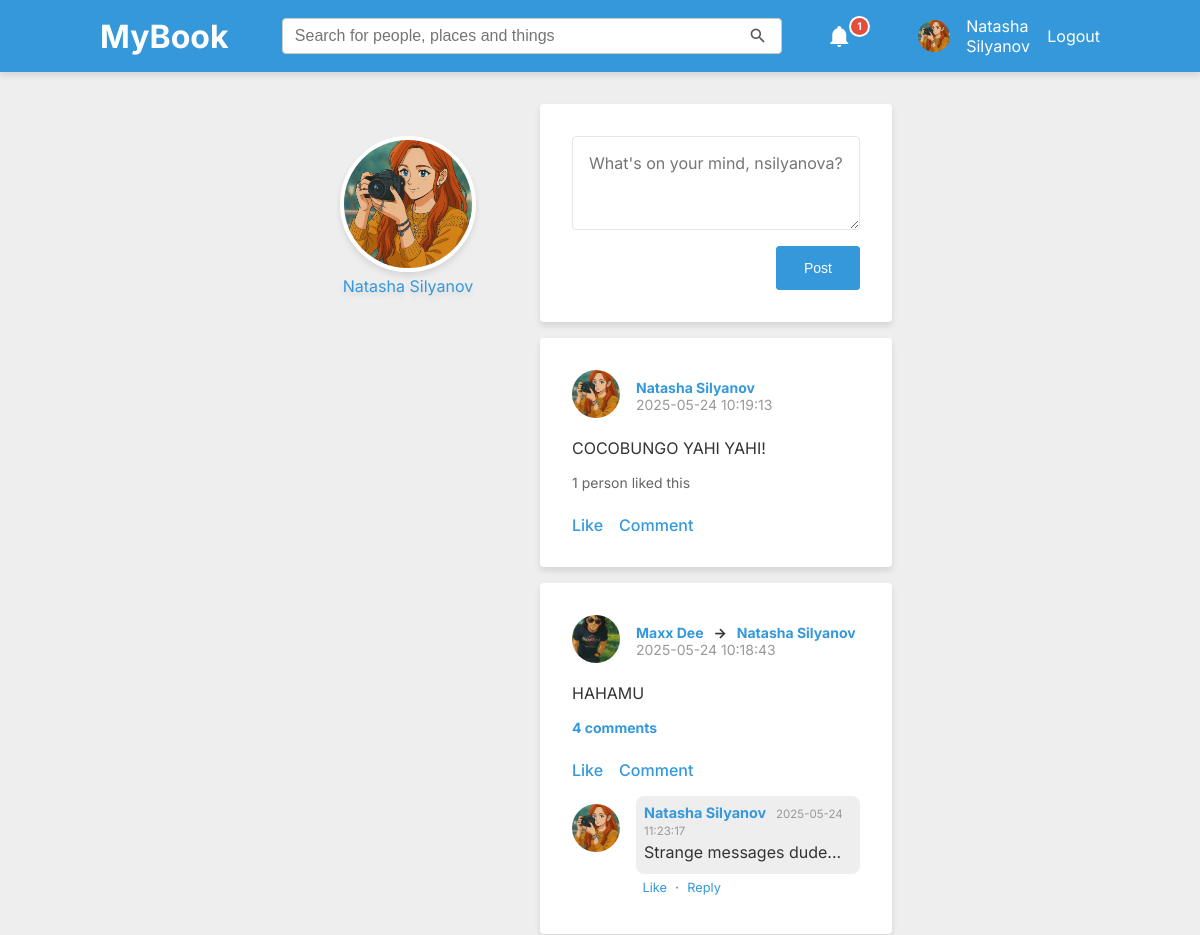
/pages/timeline.php (signed in, upper part), run on an earlier commit of the app's database.
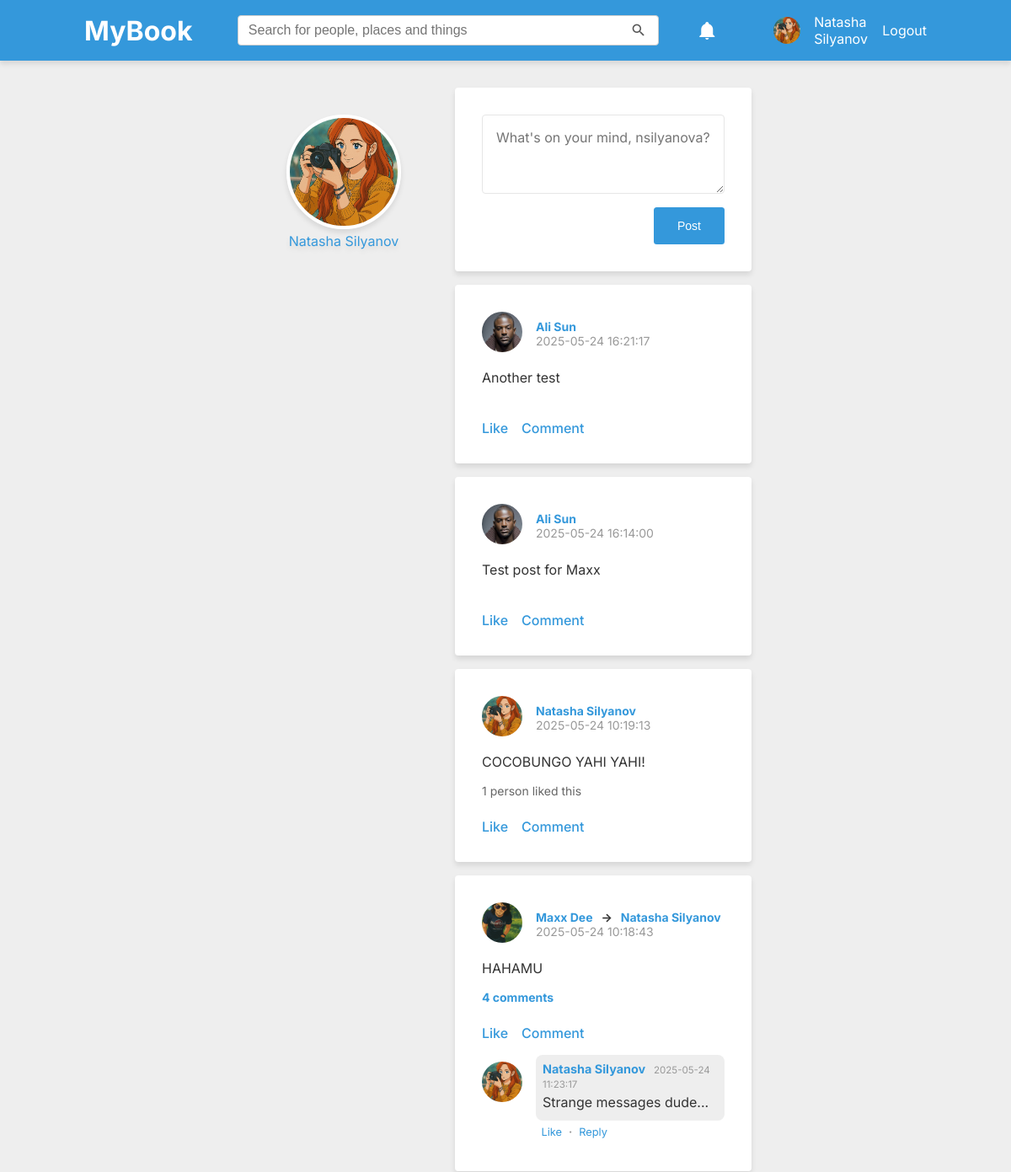
And on a later commit of the database.
### tables this page shows
CREATE TABLE users (
    id INTEGER PRIMARY KEY AUTOINCREMENT,
    username TEXT NOT NULL UNIQUE,
    email TEXT NOT NULL UNIQUE,
    password TEXT NOT NULL,
    created_at DATETIME DEFAULT CURRENT_TIMESTAMP
, avatar TEXT, cover TEXT, gender TEXT, display_name TEXT, about_me TEXT, location VARCHAR);

CREATE TABLE posts (
    id INTEGER PRIMARY KEY AUTOINCREMENT,
    user_id INTEGER NOT NULL,
    content TEXT NOT NULL,
    created_at DATETIME DEFAULT CURRENT_TIMESTAMP
, recipient_id INTEGER);

CREATE TABLE comments (
    id INTEGER PRIMARY KEY AUTOINCREMENT,
    post_id INTEGER NOT NULL,
    user_id INTEGER NOT NULL,
    content TEXT NOT NULL,
    created_at DATETIME DEFAULT CURRENT_TIMESTAMP
, parent_id INTEGER DEFAULT NULL);

### includes/modules/header-notifications.php (called while the page is built, shortened)
<?php
$NotificationsRenderer = new NotificationsRenderer($pdo);
$NotificationsManager = new NotificationsManager();
$notifications = $NotificationsManager->getAllByUser($pdo, $user['id']);
?>
        <?= $NotificationsRenderer->renderDropdown($notifications) ?>

### config.php (called while the page is built)
<?php
$host = $_SERVER['HTTP_HOST'];
$port = $_SERVER['SERVER_PORT'];
if ($host === 'localhost' && $port === '80') {
    $BASE_URL = '/mybook';
} else {
    $BASE_URL = '';
}

### includes/classes/UserManager.php (called while the page is built, shortened)
<?php
class UserManager
{
    private PDO $pdo;
    public function __construct(PDO $pdo)
    {
        $this->pdo = $pdo;
    }
    public function getUserByUsername(string $username): ?array
    {
        $stmt = $this->pdo->prepare(
            "SELECT *
                    FROM users
                    WHERE username = :username"
        );
        $stmt->execute(['username' => $username]);
        $user = $stmt->fetch(PDO::FETCH_ASSOC);
        return $user ?: null;
    }
    public function getUserByUserId(string $user_id): ?array
    {
        $stmt = $this->pdo->prepare(
            "SELECT *
                    FROM users
                    WHERE id = :user_id"
        );
        $stmt->execute(['user_id' => $user_id]);
        $user = $stmt->fetch(PDO::FETCH_ASSOC);
        return $user ?: null;
    }
}

### includes/classes/NotificationsRenderer.php (called while the page is built)
<?php
class NotificationsRenderer
{
    private PDO $pdo;
    public function __construct(PDO $pdo)
    {
        $this->pdo = $pdo;
    }
    public function renderDropdown(array $notifications): string
    {
        $html = '<ul>';
        foreach ($notifications as $notification) {
            $html .= $this->renderItem($notification);
        }
        $html .= '</ul>';
        return $html;
    }
    public function renderItem(array $notification): string
    {
        $userManager = new UserManager($this->pdo);
        $actorId = $notification['actor_id'] ?? null;
        if ($actorId) {
            $actor = $userManager->getUserByUserId($actorId);
        } else {
            $actor = [
                'display_name' => 'System',
                'avatar' => '/assets/img/default-avatar.png'
            ];
        }
        $when = timeAgoShort($notification['created_at']);
        return '<li class="notification-item">
                    <a href="' . $notification['link'] . '" class="' . ($notification['is_read'] ? '' : 'new') . '">
                        <img src="' . $actor['avatar'] . '" alt="Profile" class="avatar-small">
                        <div>
                            <span class="notification-text">' . $notification['content'] . '</span>
                            <span class="post-date">' . $when . '</span>
                        </div>
                    </a>
                </li>';
    }
}

### includes/classes/NotificationsManager.php (called while the page is built, shortened)
<?php
class NotificationsManager
{
    public  function getAllByUser(PDO $pdo, int $user_id): ?array
    {
        $stmt = $pdo->prepare(
            "SELECT *
                    FROM notifications
                    WHERE user_id = :user_id
                    ORDER BY created_at DESC"
        );
        $stmt->execute(['user_id' => $user_id]);
        $notifications = $stmt->fetchAll(PDO::FETCH_ASSOC);
        return $notifications ?: null;
    }
}

### includes/autoloader.php (called while the page is built, shortened)
<?php
spl_autoload_register(function ($class) {
    $classPath = __DIR__ . '/classes/' . $class . '.php';
});

### includes/classes/PostManager.php (called while the page is built, shortened)
<?php
class PostManager
{
    private $pdo;
    public function __construct($pdo)
    {
        $this->pdo = $pdo;
    }
    public function fetchPost($post_id)
    {
        $stmt = $this->pdo->prepare(
            'SELECT
            posts.*,
            users.display_name,
            users.username,
            users.avatar,
            recipient.display_name AS recipient_name,
            recipient.username AS recipient_username
         FROM posts
         JOIN users ON posts.user_id = users.id
         LEFT JOIN users AS recipient ON posts.recipient_id = recipient.id
         WHERE posts.id = :post_id
         LIMIT 1'
        );
        $stmt->execute(['post_id' => $post_id]);
        return $stmt->fetch(PDO::FETCH_ASSOC);
    }
    public function countComments($post_id)
    {
        $stmt = $this->pdo->prepare(
            'SELECT COUNT(*) AS comment_count
             FROM comments
             WHERE post_id = :post_id'
        );
        $stmt->execute(['post_id' => $post_id]);
        $result = $stmt->fetch(PDO::FETCH_ASSOC);
        return $result['comment_count'] ?? 0;
    }
    public function existingLike($user_id, $post_id = null, $comment_id = null)
    {
        if ($comment_id) {
            $query =    'SELECT id
                         FROM likes
                         WHERE comment_id = :comment_id
                           AND user_id = :user_id
            ';
            $params = ['comment_id' => $comment_id, 'user_id' => $user_id];
        } elseif ($post_id) {
            $query = 'SELECT id
                      FROM likes
                      WHERE post_id = :post_id
                        AND user_id = :user_id
            ';
            $params = ['post_id' => $post_id, 'user_id' => $user_id];
        } else {
            throw new InvalidArgumentException('Either post_id or comment_id must be provided.');
        }
        $stmt = $this->pdo->prepare($query);
        $stmt->execute($params);
        return $stmt->fetch(PDO::FETCH_ASSOC);
    }
    public function fetchRecentComments(PDO $pdo, int $postId, int $numComments)
    {
        $stmt = $pdo->prepare(
            "SELECT c.*, u.username, u.display_name, u.avatar
                    FROM comments c
                    JOIN users u ON c.user_id = u.id
                    WHERE c.post_id = :post_id
                        AND c.parent_id IS NULL
                    ORDER BY c.created_at DESC
                    LIMIT :numComments
            "
        );
        $stmt->execute(['post_id' => $postId, 'numComments' => $numComments]);
        $latestComments = $stmt->fetchAll(PDO::FETCH_ASSOC);
        return $latestComments ?: null;
    }
}

### includes/functions/util.php (called while the page is built, shortened)
<?php
function escapeOutput(string $string): string
{
    $safeString = str_replace(['<', '>', '&'], ['&lt;', '&gt;', '&amp;'], $string);
    return nl2br($safeString);
}

### includes/classes/PostRenderer.php (the view, shortened to what the rows shown need)
<?php
class PostRenderer
{
    private $postId;
    private $pdo;
    private $postManager;
    private $baseUrl;
    private $post;
    private $comments;
    private $latestComments;
    private $commentCount;
    private $likeCount;
    public function __construct($postId, $pdo)
    {
        global $BASE_URL;
        $this->postId = $postId;
        $this->baseUrl = $BASE_URL;
        $this->pdo = $pdo;
        $this->postManager = new PostManager($pdo);
        $this->loadPostData();
    }
    private function loadPostData()
    {
        $this->post = $this->postManager->fetchPost($this->postId);
        $this->comments = $this->postManager->fetchComments($this->postId);
        $this->latestComments = $this->postManager->fetchRecentComments($this->pdo, $this->postId, numComments: 2);
        $this->commentCount = $this->postManager->countComments($this->postId);
        $this->likeCount = $this->postManager->countLikes($this->postId);
    }
    private function renderHeader()
    {
        echo '
        <div class="post-header">
            <a href="' . $this->baseUrl . '/pages/profile.php?u=' . $this->post['username'] . '">
                <img src="' . $this->baseUrl . $this->post['avatar'] . '" alt="' . $this->post['username'] . '">
            </a>
            <div class="post-user-info">
                <strong>
                    <a href="' . $this->baseUrl . '/pages/profile.php?u=' . $this->post['username'] . '">
                        ' . $this->post['display_name'] . '
                    </a>
        ';
        if (isset($this->post['recipient_username'])) {
            echo '
                &nbsp;&nbsp;->&nbsp;&nbsp;
                    <a href="' . $this->baseUrl . '/pages/profile.php?u=' . $this->post['recipient_username'] . '">
                        ' . $this->post['recipient_name'] . '
                    </a>
            ';
        }
        echo '</strong>';
        echo '
                <span class="post-date">' . $this->post['created_at'] . '</span>
            </div>
        </div>
        ';
    }
    private function renderContent()
    {
        echo '
            <p class="post-content">
            ' . escapeOutput($this->post['content']) . '
            </p>
        ';
    }
    private function renderCommentActions()
    {
        echo '<div class="post-actions">';
        $this->renderLikeForm();
        echo '<a href="#" class="comment-toggle">Comment</a>';
        echo '</div>';
    }
    private function renderLikeForm($commentLikeMode = null, $comment_id = null)
    {
        $loggedInUserId = $_SESSION['user_id'];
        $postId = (int) $this->postId;
        if (!$comment_id) {
            echo '
            <div class="post-like">
            <a href="#" data-post-id="' . $postId . '" class="like-link post-like">
            ';
            $existingLike = $this->postManager->existingLike($loggedInUserId, $postId);
        } else {
            echo '
            <div class="comment-like">
            <a href="#" data-comment-id="' . $comment_id . '" class="like-link comment-like">
            ';
            $existingLike = $this->postManager->existingLike($loggedInUserId, null, $comment_id);
        }
        echo $existingLike ? 'Unlike' : 'Like';
        echo '</a>';
        echo '</div>';
    }
    private function renderCommentAvatar($comment)
    {
        echo '
            <div class="comment-avatar">
                <a href="' . $this->baseUrl . '/pages/profile.php?u=' . $comment['username'] . '">
                    <img class="avatar" src="' . $this->baseUrl . $comment['avatar'] . '" alt="' . $comment['username'] . '">
                </a>
            </div>
        ';
    }
    private function renderCommentHeader($comment)
    {
        echo '
            <div class="comment-header">
                <a href="' . $this->baseUrl . '/pages/profile.php?u=' . $comment['username'] . '">
                    <strong class="username">' . $comment['display_name'] . '</strong>
                </a>
                <span class="comment-time">' . $comment['created_at'] . '</span>
            </div>
        ';
    }
    private function renderCommentText($comment)
    {
        echo '
            <p class="comment-text">
                ' . escapeOutput($comment['content'])  . '
            </p>
        ';
    }
    private function renderReplyActions($comment_id)
    {
        echo '<div class="comment-actions">';
        $this->renderLikeForm(true, $comment_id);
        echo '<span class="dot-separator">·</span>';
        echo '<a href="#" class="reply-toggle">Reply</a>';
        echo '</div>';
    }
    private function renderComment($comment, $showReplies)
    {
        echo '<div class="comment">';
        $this->renderCommentAvatar($comment);
        echo '<div class="comment-body"><div class="comment-wrapper">';
        $this->renderCommentHeader($comment);
        $this->renderCommentText($comment);
        echo '</div>';
        $this->renderReplyActions($comment['id']);
        echo '</div>';
        echo '</div>';
    }
    private function renderCommentsCountLink()
    {
        $commentCount = $this->commentCount;
        if ($commentCount > 0) {
            echo '<div class="comments-count">';
            echo '<a href="' . $this->baseUrl . '/pages/post.php?id=' . $this->postId . '">';
            echo $commentCount . ' comments';
            echo '</a>';
            echo '</div>';
        }
    }
    private function renderLikesCount($likeCount = 0)
    {
        if ($likeCount > 0) {
            echo '<div class="likes">';
            if ($likeCount > 1) {
                echo $likeCount . ' people liked this';
            } else {
                echo $likeCount . ' person liked this';
            }
            echo '</div>';
        }
    }
    private function renderLikesAndComments()
    {
        echo '<div class="post-likes-comments">';
        $this->renderLikesCount($this->likeCount);
        $this->renderCommentsCountLink();
        echo '</div>';
    }
    private function renderComments($showReplies, $mode = 'full'): void
    {
        $commentsToRender = [];
        if ($mode === 'full') {
            $commentsToRender = $this->comments;
        } elseif ($mode === 'timeline' || $mode === 'profile') {
            $commentsToRender = $this->latestComments;
        }
        if (!empty($commentsToRender)) {
            foreach ($commentsToRender as $comment) {
                $this->renderComment($comment, $showReplies);
            }
        }
    }
    public function render($showReplies = true, $mode = "full")
    {
        echo '<div class="post">';
        $this->renderHeader();
        $this->renderContent();
        $this->renderLikesAndComments();
        $this->renderCommentActions();
        $this->renderComments($showReplies, $mode);
        echo '</div>';
    }
}

### includes/modules/user-avatar.php (shortened to what the rows shown need)
<div class="avatar">
    <a href="<?= $BASE_URL ?>/pages/profile.php?u=<?= $user["username"] ?>">
        <img src="<?= $BASE_URL ?><?= $user['avatar'] ?>" alt="Profile" class="avatar-small">
        <span class="username"><?= $user["display_name"] ?></span>
    </a>
</div>

### includes/modules/profile-box.php
<div class="sidebar-box--nobg text-center">
    <a href="<?= $BASE_URL ?>/pages/profile.php" class="profile-link">
        <img src="<?= $profilePicUrl ?>" alt="<?= $display_name ?>" class="avatar-large shadow border">
        <p class="username text-shadow" aria-current="page"><?= $display_name ?></p>
    </a>
</div>

### includes/modules/status-box.php (shortened to what the rows shown need)
<div class="status-box">
    <form method="post" action="<?= $BASE_URL ?>/actions/posts/post-process.php">
        <?php if ($user['id'] == $profile['id']): ?>
            <input type="hidden" name="user_id" value="<?= $user['id'] ?>"><textarea
                name="content"
                placeholder="What's on your mind, <?= $user["username"] ?>?"
                rows="3"></textarea>
        <?php endif; ?>
        <button class="primary">Post</button>
    </form>
</div>

### includes/modules/timeline-posts.php (shortened to what the rows shown need)
<?php
$pdo = getDBConnection();
$profileId = $profile['id'];
$stmt = $pdo->prepare(
    'SELECT posts.*, users.display_name, users.username, users.avatar
     FROM posts
     JOIN users ON posts.user_id = users.id
     LEFT JOIN friends ON (
        (friends.user_id = :id AND friends.friend_id = users.id) OR
        (friends.friend_id = :id AND friends.user_id = users.id)
     )
     WHERE
        posts.recipient_id = :id
        OR (posts.recipient_id IS NULL AND posts.user_id = :id)
        OR (friends.status IN (\'pending\', \'accepted\', \'stalker\'))
     ORDER BY posts.created_at DESC'
);
$stmt->execute(['id' => $profileId]);
$posts = $stmt->fetchAll(PDO::FETCH_ASSOC);
foreach ($posts as $post) {
    $postRenderer = new PostRenderer(
        $post['id'],
        $pdo
    );
    $postRenderer->render(showReplies: false, mode: "timeline");
}
?>

What changed in the data, as far as the page shows it:
added posts: post "Ali Sun", created_at "2025-05-24 16:21:17", content "Another test"
added posts: post "Ali Sun", created_at "2025-05-24 16:14:00", content "Test post for Maxx"
Also different on the page:
count($unreadNotifications): "1" → (not shown)
